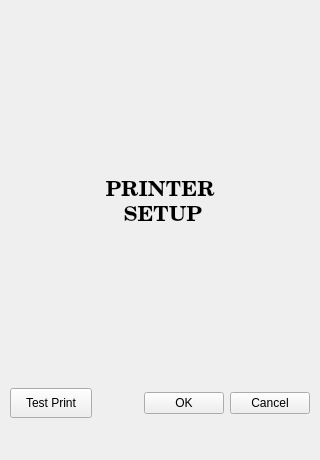
<?xml version="1.0" encoding="UTF-8"?>
<ui version="4.0">
 <class>PrinterSetup</class>
 <widget class="QDialog" name="PrinterSetup">
  <property name="geometry">
   <rect>
    <x>0</x>
    <y>0</y>
    <width>320</width>
    <height>460</height>
   </rect>
  </property>
  <property name="windowTitle">
   <string>Dialog</string>
  </property>
  <property name="styleSheet">
   <string notr="true">QDialog{Background-color:rgb(238, 238, 238)};</string>
  </property>
  <widget class="QDialogButtonBox" name="buttonBox">
   <property name="geometry">
    <rect>
     <x>100</x>
     <y>387</y>
     <width>210</width>
     <height>32</height>
    </rect>
   </property>
   <property name="orientation">
    <enum>Qt::Horizontal</enum>
   </property>
   <property name="standardButtons">
    <set>QDialogButtonBox::Cancel|QDialogButtonBox::Ok</set>
   </property>
  </widget>
  <widget class="QLabel" name="label_2">
   <property name="geometry">
    <rect>
     <x>38</x>
     <y>180</y>
     <width>250</width>
     <height>50</height>
    </rect>
   </property>
   <property name="font">
    <font>
     <family>Century Schoolbook L</family>
     <pointsize>14</pointsize>
     <weight>75</weight>
     <bold>true</bold>
    </font>
   </property>
   <property name="text">
    <string>&lt;!DOCTYPE HTML PUBLIC &quot;-//W3C//DTD HTML 4.0//EN&quot; &quot;http://www.w3.org/TR/REC-html40/strict.dtd&quot;&gt;
&lt;html&gt;&lt;head&gt;&lt;meta name=&quot;qrichtext&quot; content=&quot;1&quot; /&gt;&lt;style type=&quot;text/css&quot;&gt;
p, li { white-space: pre-wrap; }
&lt;/style&gt;&lt;/head&gt;&lt;body style=&quot; font-family:'Century Schoolbook L'; font-size:14pt; font-weight:600; font-style:normal;&quot;&gt;
&lt;table border=&quot;0&quot; style=&quot;-qt-table-type: root; margin-top:4px; margin-bottom:4px; margin-left:4px; margin-right:4px;&quot;&gt;
&lt;tr&gt;
&lt;td style=&quot;border: none;&quot;&gt;
&lt;p align=&quot;center&quot; style=&quot; margin-top:0px; margin-bottom:0px; margin-left:0px; margin-right:0px; -qt-block-indent:0; text-indent:0px;&quot;&gt;&lt;span style=&quot; font-family:'Sans'; font-size:16pt;&quot;&gt;PRINTER &lt;/span&gt;&lt;/p&gt;
&lt;p align=&quot;center&quot; style=&quot; margin-top:0px; margin-bottom:0px; margin-left:0px; margin-right:0px; -qt-block-indent:0; text-indent:0px;&quot;&gt;&lt;span style=&quot; font-family:'Sans'; font-size:16pt;&quot;&gt;SETUP&lt;/span&gt;&lt;/p&gt;&lt;/td&gt;&lt;/tr&gt;&lt;/table&gt;&lt;/body&gt;&lt;/html&gt;</string>
   </property>
  </widget>
  <widget class="QPushButton" name="btnHeader">
   <property name="geometry">
    <rect>
     <x>15</x>
     <y>66</y>
     <width>250</width>
     <height>50</height>
    </rect>
   </property>
   <property name="styleSheet">
    <string notr="true">QLabel {
     border: 2px solid green;
     border-radius: 4px;
     padding: 2px;}</string>
   </property>
   <property name="text">
    <string/>
   </property>
   <property name="default">
    <bool>true</bool>
   </property>
   <property name="flat">
    <bool>true</bool>
   </property>
  </widget>
  <widget class="QPushButton" name="btnFooter">
   <property name="geometry">
    <rect>
     <x>15</x>
     <y>285</y>
     <width>250</width>
     <height>50</height>
    </rect>
   </property>
   <property name="styleSheet">
    <string notr="true">QLabel {
     border: 2px solid green;
     border-radius: 4px;
     padding: 2px;}</string>
   </property>
   <property name="text">
    <string/>
   </property>
   <property name="default">
    <bool>true</bool>
   </property>
   <property name="flat">
    <bool>true</bool>
   </property>
  </widget>
  <widget class="QPushButton" name="btnTest_print">
   <property name="geometry">
    <rect>
     <x>10</x>
     <y>388</y>
     <width>82</width>
     <height>30</height>
    </rect>
   </property>
   <property name="text">
    <string>Test Print</string>
   </property>
  </widget>
  <widget class="QPushButton" name="btnHeader_revert">
   <property name="geometry">
    <rect>
     <x>275</x>
     <y>71</y>
     <width>40</width>
     <height>40</height>
    </rect>
   </property>
   <property name="text">
    <string/>
   </property>
   <property name="icon">
    <iconset resource="logo.qrc">
     <normaloff>:/icons/revert1.png</normaloff>:/icons/revert1.png</iconset>
   </property>
   <property name="iconSize">
    <size>
     <width>40</width>
     <height>40</height>
    </size>
   </property>
   <property name="flat">
    <bool>true</bool>
   </property>
  </widget>
  <widget class="QPushButton" name="btnFooter_revert">
   <property name="geometry">
    <rect>
     <x>275</x>
     <y>290</y>
     <width>40</width>
     <height>40</height>
    </rect>
   </property>
   <property name="text">
    <string/>
   </property>
   <property name="icon">
    <iconset resource="logo.qrc">
     <normaloff>:/icons/revert1.png</normaloff>:/icons/revert1.png</iconset>
   </property>
   <property name="iconSize">
    <size>
     <width>40</width>
     <height>40</height>
    </size>
   </property>
   <property name="flat">
    <bool>true</bool>
   </property>
  </widget>
 </widget>
 <tabstops>
  <tabstop>btnHeader</tabstop>
  <tabstop>btnHeader_revert</tabstop>
  <tabstop>btnFooter</tabstop>
  <tabstop>btnFooter_revert</tabstop>
  <tabstop>btnTest_print</tabstop>
  <tabstop>buttonBox</tabstop>
 </tabstops>
 <resources>
  <include location="logo.qrc"/>
 </resources>
 <connections>
  <connection>
   <sender>buttonBox</sender>
   <signal>accepted()</signal>
   <receiver>PrinterSetup</receiver>
   <slot>accept()</slot>
   <hints>
    <hint type="sourcelabel">
     <x>248</x>
     <y>254</y>
    </hint>
    <hint type="destinationlabel">
     <x>157</x>
     <y>274</y>
    </hint>
   </hints>
  </connection>
  <connection>
   <sender>buttonBox</sender>
   <signal>rejected()</signal>
   <receiver>PrinterSetup</receiver>
   <slot>reject()</slot>
   <hints>
    <hint type="sourcelabel">
     <x>316</x>
     <y>260</y>
    </hint>
    <hint type="destinationlabel">
     <x>286</x>
     <y>274</y>
    </hint>
   </hints>
  </connection>
 </connections>
</ui>
